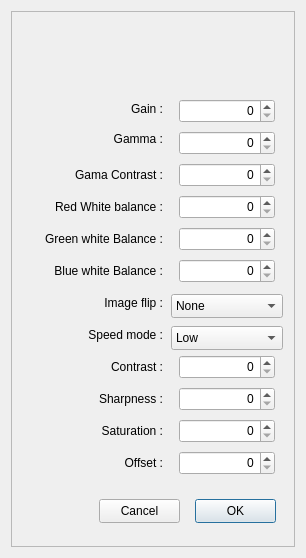
<?xml version="1.0" encoding="UTF-8"?>
<ui version="4.0">
 <class>X2Camera</class>
 <widget class="QDialog" name="X2Camera">
  <property name="geometry">
   <rect>
    <x>0</x>
    <y>0</y>
    <width>306</width>
    <height>558</height>
   </rect>
  </property>
  <property name="minimumSize">
   <size>
    <width>306</width>
    <height>558</height>
   </size>
  </property>
  <property name="maximumSize">
   <size>
    <width>306</width>
    <height>558</height>
   </size>
  </property>
  <property name="windowTitle">
   <string>SVBony Camera Settings</string>
  </property>
  <layout class="QVBoxLayout" name="verticalLayout_6">
   <item>
    <widget class="X2Form" name="X2Form">
     <property name="frameShape">
      <enum>QFrame::StyledPanel</enum>
     </property>
     <property name="frameShadow">
      <enum>QFrame::Raised</enum>
     </property>
     <widget class="QLabel" name="label_2">
      <property name="geometry">
       <rect>
        <x>40</x>
        <y>86</y>
        <width>112</width>
        <height>24</height>
       </rect>
      </property>
      <property name="text">
       <string>Gain :</string>
      </property>
      <property name="alignment">
       <set>Qt::AlignRight|Qt::AlignTrailing|Qt::AlignVCenter</set>
      </property>
     </widget>
     <widget class="QLabel" name="label_3">
      <property name="geometry">
       <rect>
        <x>32</x>
        <y>116</y>
        <width>120</width>
        <height>24</height>
       </rect>
      </property>
      <property name="text">
       <string>Gamma :</string>
      </property>
      <property name="alignment">
       <set>Qt::AlignRight|Qt::AlignTrailing|Qt::AlignVCenter</set>
      </property>
     </widget>
     <widget class="QLabel" name="label_4">
      <property name="geometry">
       <rect>
        <x>0</x>
        <y>184</y>
        <width>152</width>
        <height>24</height>
       </rect>
      </property>
      <property name="text">
       <string>Red White balance :</string>
      </property>
      <property name="alignment">
       <set>Qt::AlignRight|Qt::AlignTrailing|Qt::AlignVCenter</set>
      </property>
     </widget>
     <widget class="QLabel" name="label">
      <property name="geometry">
       <rect>
        <x>16</x>
        <y>152</y>
        <width>136</width>
        <height>24</height>
       </rect>
      </property>
      <property name="text">
       <string>Gama Contrast :</string>
      </property>
      <property name="alignment">
       <set>Qt::AlignRight|Qt::AlignTrailing|Qt::AlignVCenter</set>
      </property>
     </widget>
     <widget class="QLabel" name="label_5">
      <property name="geometry">
       <rect>
        <x>8</x>
        <y>216</y>
        <width>144</width>
        <height>24</height>
       </rect>
      </property>
      <property name="text">
       <string>Green white Balance :</string>
      </property>
      <property name="alignment">
       <set>Qt::AlignRight|Qt::AlignTrailing|Qt::AlignVCenter</set>
      </property>
     </widget>
     <widget class="QLabel" name="label_8">
      <property name="geometry">
       <rect>
        <x>32</x>
        <y>312</y>
        <width>120</width>
        <height>24</height>
       </rect>
      </property>
      <property name="text">
       <string>Speed mode :</string>
      </property>
      <property name="alignment">
       <set>Qt::AlignRight|Qt::AlignTrailing|Qt::AlignVCenter</set>
      </property>
     </widget>
     <widget class="QSpinBox" name="Gain">
      <property name="geometry">
       <rect>
        <x>168</x>
        <y>88</y>
        <width>96</width>
        <height>24</height>
       </rect>
      </property>
      <property name="alignment">
       <set>Qt::AlignRight|Qt::AlignTrailing|Qt::AlignVCenter</set>
      </property>
     </widget>
     <widget class="QSpinBox" name="Gamma">
      <property name="geometry">
       <rect>
        <x>168</x>
        <y>120</y>
        <width>96</width>
        <height>24</height>
       </rect>
      </property>
      <property name="alignment">
       <set>Qt::AlignRight|Qt::AlignTrailing|Qt::AlignVCenter</set>
      </property>
     </widget>
     <widget class="QSpinBox" name="GammaContrast">
      <property name="geometry">
       <rect>
        <x>168</x>
        <y>152</y>
        <width>96</width>
        <height>24</height>
       </rect>
      </property>
      <property name="alignment">
       <set>Qt::AlignRight|Qt::AlignTrailing|Qt::AlignVCenter</set>
      </property>
     </widget>
     <widget class="QSpinBox" name="WB_R">
      <property name="geometry">
       <rect>
        <x>168</x>
        <y>184</y>
        <width>96</width>
        <height>24</height>
       </rect>
      </property>
      <property name="alignment">
       <set>Qt::AlignRight|Qt::AlignTrailing|Qt::AlignVCenter</set>
      </property>
     </widget>
     <widget class="QSpinBox" name="WB_G">
      <property name="geometry">
       <rect>
        <x>168</x>
        <y>216</y>
        <width>96</width>
        <height>24</height>
       </rect>
      </property>
      <property name="alignment">
       <set>Qt::AlignRight|Qt::AlignTrailing|Qt::AlignVCenter</set>
      </property>
     </widget>
     <widget class="QLabel" name="label_6">
      <property name="geometry">
       <rect>
        <x>8</x>
        <y>248</y>
        <width>144</width>
        <height>24</height>
       </rect>
      </property>
      <property name="text">
       <string>Blue white Balance :</string>
      </property>
      <property name="alignment">
       <set>Qt::AlignRight|Qt::AlignTrailing|Qt::AlignVCenter</set>
      </property>
     </widget>
     <widget class="QSpinBox" name="WB_B">
      <property name="geometry">
       <rect>
        <x>168</x>
        <y>248</y>
        <width>96</width>
        <height>24</height>
       </rect>
      </property>
      <property name="alignment">
       <set>Qt::AlignRight|Qt::AlignTrailing|Qt::AlignVCenter</set>
      </property>
     </widget>
     <widget class="QPushButton" name="pushButtonOK">
      <property name="geometry">
       <rect>
        <x>184</x>
        <y>488</y>
        <width>81</width>
        <height>24</height>
       </rect>
      </property>
      <property name="text">
       <string>OK</string>
      </property>
     </widget>
     <widget class="QPushButton" name="pushButtonCancel">
      <property name="geometry">
       <rect>
        <x>88</x>
        <y>488</y>
        <width>81</width>
        <height>24</height>
       </rect>
      </property>
      <property name="text">
       <string>Cancel</string>
      </property>
     </widget>
     <widget class="QComboBox" name="SpeedMode">
      <property name="geometry">
       <rect>
        <x>160</x>
        <y>315</y>
        <width>112</width>
        <height>24</height>
       </rect>
      </property>
      <item>
       <property name="text">
        <string>Low</string>
       </property>
      </item>
      <item>
       <property name="text">
        <string>Medium</string>
       </property>
      </item>
      <item>
       <property name="text">
        <string>High</string>
       </property>
      </item>
     </widget>
     <widget class="QLabel" name="label_9">
      <property name="geometry">
       <rect>
        <x>32</x>
        <y>344</y>
        <width>120</width>
        <height>24</height>
       </rect>
      </property>
      <property name="text">
       <string>Contrast :</string>
      </property>
      <property name="alignment">
       <set>Qt::AlignRight|Qt::AlignTrailing|Qt::AlignVCenter</set>
      </property>
     </widget>
     <widget class="QLabel" name="label_10">
      <property name="geometry">
       <rect>
        <x>32</x>
        <y>376</y>
        <width>120</width>
        <height>24</height>
       </rect>
      </property>
      <property name="text">
       <string>Sharpness :</string>
      </property>
      <property name="alignment">
       <set>Qt::AlignRight|Qt::AlignTrailing|Qt::AlignVCenter</set>
      </property>
     </widget>
     <widget class="QSpinBox" name="Contrast">
      <property name="geometry">
       <rect>
        <x>168</x>
        <y>344</y>
        <width>96</width>
        <height>24</height>
       </rect>
      </property>
      <property name="alignment">
       <set>Qt::AlignRight|Qt::AlignTrailing|Qt::AlignVCenter</set>
      </property>
     </widget>
     <widget class="QSpinBox" name="Sharpness">
      <property name="geometry">
       <rect>
        <x>168</x>
        <y>376</y>
        <width>96</width>
        <height>24</height>
       </rect>
      </property>
      <property name="alignment">
       <set>Qt::AlignRight|Qt::AlignTrailing|Qt::AlignVCenter</set>
      </property>
     </widget>
     <widget class="QLabel" name="label_11">
      <property name="geometry">
       <rect>
        <x>32</x>
        <y>408</y>
        <width>120</width>
        <height>24</height>
       </rect>
      </property>
      <property name="text">
       <string>Saturation :</string>
      </property>
      <property name="alignment">
       <set>Qt::AlignRight|Qt::AlignTrailing|Qt::AlignVCenter</set>
      </property>
     </widget>
     <widget class="QSpinBox" name="Saturation">
      <property name="geometry">
       <rect>
        <x>168</x>
        <y>408</y>
        <width>96</width>
        <height>24</height>
       </rect>
      </property>
      <property name="alignment">
       <set>Qt::AlignRight|Qt::AlignTrailing|Qt::AlignVCenter</set>
      </property>
     </widget>
     <widget class="QLabel" name="label_12">
      <property name="geometry">
       <rect>
        <x>32</x>
        <y>440</y>
        <width>120</width>
        <height>24</height>
       </rect>
      </property>
      <property name="text">
       <string>Offset :</string>
      </property>
      <property name="alignment">
       <set>Qt::AlignRight|Qt::AlignTrailing|Qt::AlignVCenter</set>
      </property>
     </widget>
     <widget class="QSpinBox" name="Offset">
      <property name="geometry">
       <rect>
        <x>168</x>
        <y>440</y>
        <width>96</width>
        <height>24</height>
       </rect>
      </property>
      <property name="alignment">
       <set>Qt::AlignRight|Qt::AlignTrailing|Qt::AlignVCenter</set>
      </property>
     </widget>
     <widget class="QLabel" name="label_logo">
      <property name="geometry">
       <rect>
        <x>8</x>
        <y>8</y>
        <width>264</width>
        <height>64</height>
       </rect>
      </property>
      <property name="text">
       <string/>
      </property>
      <property name="pixmap">
       <pixmap>SVBony.png</pixmap>
      </property>
      <property name="alignment">
       <set>Qt::AlignCenter</set>
      </property>
      <property name="X2_PhotoFileName" stdset="0">
       <string>SVBony.png</string>
      </property>
     </widget>
     <widget class="QLabel" name="label_7">
      <property name="geometry">
       <rect>
        <x>8</x>
        <y>280</y>
        <width>144</width>
        <height>24</height>
       </rect>
      </property>
      <property name="text">
       <string>Image flip :</string>
      </property>
      <property name="alignment">
       <set>Qt::AlignRight|Qt::AlignTrailing|Qt::AlignVCenter</set>
      </property>
     </widget>
     <widget class="QComboBox" name="Flip">
      <property name="geometry">
       <rect>
        <x>160</x>
        <y>283</y>
        <width>112</width>
        <height>24</height>
       </rect>
      </property>
      <item>
       <property name="text">
        <string>None</string>
       </property>
      </item>
      <item>
       <property name="text">
        <string>Horizontal</string>
       </property>
      </item>
      <item>
       <property name="text">
        <string>Vertical</string>
       </property>
      </item>
      <item>
       <property name="text">
        <string>Both</string>
       </property>
      </item>
     </widget>
    </widget>
   </item>
  </layout>
 </widget>
 <customwidgets>
  <customwidget>
   <class>X2Form</class>
   <extends>QFrame</extends>
   <header>x2form.h</header>
   <container>1</container>
  </customwidget>
 </customwidgets>
 <resources/>
 <connections/>
</ui>
